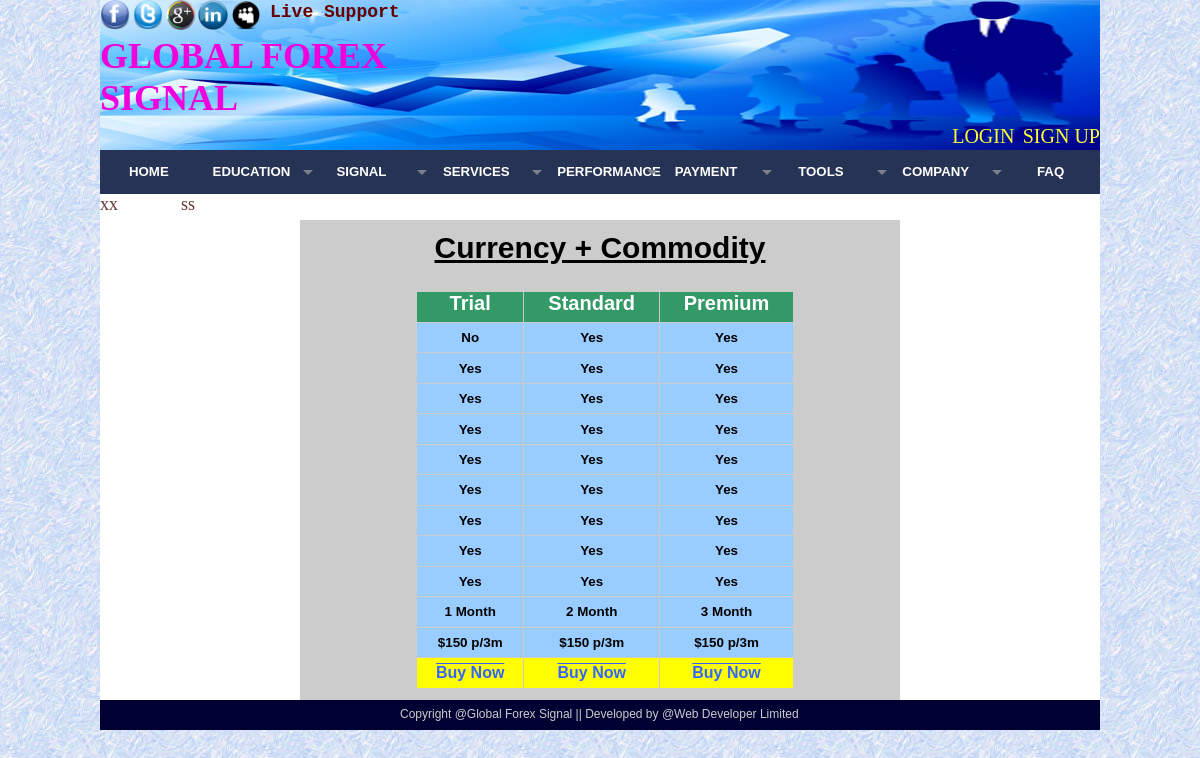
Screenshot of /?c=comodity_plus_signal with the database file from the repository.
### tables this page shows
CREATE TABLE `news` (
  `id` int(11) NOT NULL auto_increment,
  `heading` varchar(50) NOT NULL,
  `description` varchar(500) NOT NULL,
  `date` datetime NOT NULL,
  `time` time NOT NULL,
  PRIMARY KEY  (`id`)
);

CREATE TABLE `goldpackageservice` (
  `id` int(11) NOT NULL auto_increment,
  `descriptionid` int(11) default NULL,
  `trial` varchar(10) NOT NULL,
  `standard` varchar(10) NOT NULL,
  `premium` varchar(10) NOT NULL,
  PRIMARY KEY  (`id`),
  KEY `descriptionid` (`descriptionid`)
);

### client/comodity_plus_signal.php (the view)
<div class="packagedisplay">
<br/>
<h5 align="left">Currency + Commodity</h5>
<?php
$sql = "select pds.id,p.description as package,pds.trial,pds.standard,pds.premium from goldpackageservice as pds,package as p where pds.descriptionid=p.id";
$r = mysql_query($sql);
print '<table class="fulltablea" align="left">';
print '<tr class="tablehead"><th align="center">Trial</th><th align="center">Standard</th><th align="center">Premium</th></tr>';
while($s = mysql_fetch_row($r))
{
	print '<tr class="fullrow">';
	print '<td align="center" font-size="14px"><h6>'.$s['2'].'</h6></td>';
	print '<td align="center"><h6>'.$s['3'].'</h6></td>';
	print '<td align="center"><h6>'.$s['4'].'</h6></td>';
	print '</tr>';
}
print '<tr class="button"><th><a href="?c=orderform&id=3">Buy Now</a></th><th><a href="?c=orderform&id=4">Buy Now</a></th><th><a href="?c=orderform&id=5">Buy Now</a></th></tr>';
print '</table>';
print '<br/>';
?>
<br/>
</div>

### client/marqueText.php
<div class="marqueText" >
<marquee direction="left">
<?php
$sql="select * from news order by id desc limit 5";
$r=mysql_query($sql);
while($s=mysql_fetch_row($r))
{
	print $s[1]." &nbsp;&nbsp;&nbsp;&nbsp;&nbsp;&nbsp;&nbsp;&nbsp;&nbsp;&nbsp;&nbsp;&nbsp;"." "." ";
}
?>
</marquee>
</div>

### style/CStyle.css (style rules this page uses)
body { margin:0px; padding:0px; background-color:#FFD300; background-image:url(../images/texture_of_ice-background_for_websites.jpg); }
.marqueText { float:left; width:1000px; height:26px; background-color:#FFF; font-family:"Times New Roman", Times, serif; font-size:18px; color:#633; }

### style/stylesheetC.css (style rules this page uses)
.packagedisplay { width:600px; height:auto; float:left; background-color:#CCC; margin-left:200px; }
.packagedisplay h5 { text-align:center; font-size:30px; margin-left:0px; text-decoration:underline; }
.fulltablea { float:left; border-spacing:1px; width:380px; height:400px; margin-top:25px; border:1px solid #CCC; margin-right:20px; margin-left:115px; margin-bottom:10px; }
.fulltablea .tablehead { background-color:#396; width:100px; font-size:20px; color:#FFF; height:30px; text-align:left; vertical-align:top; font-family:Verdana, Geneva, sans-serif; }
.fulltablea .fullrow { background-color:#9CF; font-size:20px; }
.button { background-color:#FF0; height:30px; margin-top:-5px; }
.button a { color:#36F; font-size:16px; font-family:Verdana, Geneva, sans-serif; text-decoration:overline; }

### style/style.css (style rules this page uses)
* { margin: 0; padding: 0; }
body { font-family: Arial, Helvetica, sans-serif; font-size: 10px; }

### rows the page displays
news: heading "xx"
news: heading "ss"
goldpackageservice: trial "No", standard "Yes", premium "Yes"
goldpackageservice: trial "Yes", standard "Yes", premium "Yes"
goldpackageservice: trial "Yes", standard "Yes", premium "Yes"
goldpackageservice: trial "Yes", standard "Yes", premium "Yes"
goldpackageservice: trial "Yes", standard "Yes", premium "Yes"
goldpackageservice: trial "Yes", standard "Yes", premium "Yes"
goldpackageservice: trial "Yes", standard "Yes", premium "Yes"
goldpackageservice: trial "Yes", standard "Yes", premium "Yes"
goldpackageservice: trial "Yes", standard "Yes", premium "Yes"
goldpackageservice: trial "1 Month", standard "2 Month", premium "3 Month"
goldpackageservice: trial "$150 p/3m", standard "$150 p/3m", premium "$150 p/3m"
